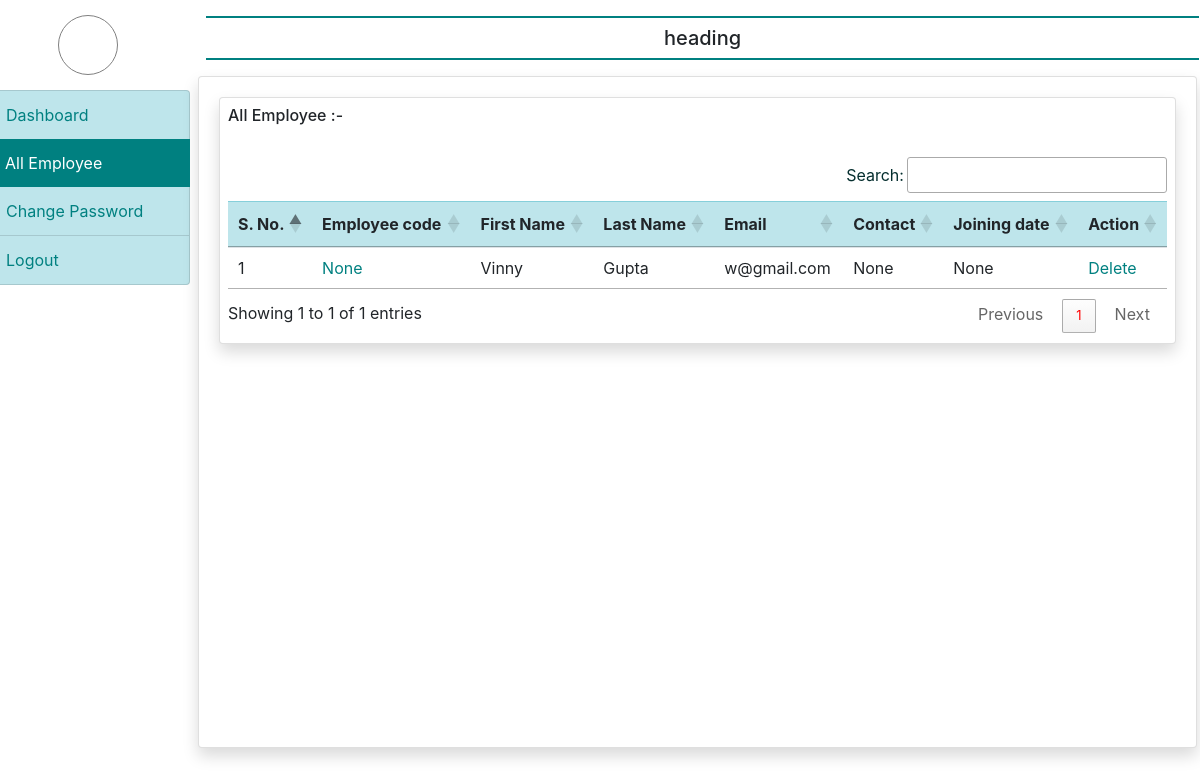
Page /all_employee/ (signed in) on the earlier database version.
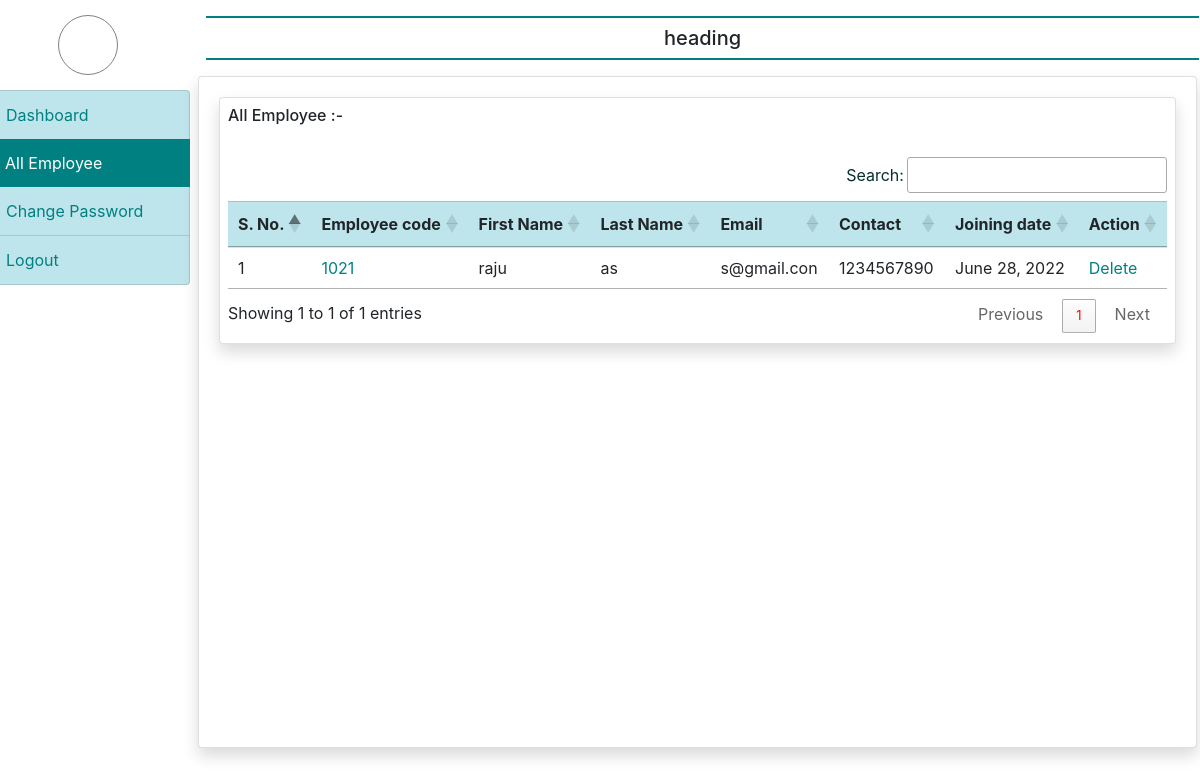
Same page on the later database version.
### account/models.py (models this page shows)
class EmployeeDetails(models.Model):
    user= models.ForeignKey(User, on_delete=models.CASCADE)
    emp_code= models.CharField(max_length=60, null=True)
    emp_dept =models.CharField(max_length=60, null=True)
    emp_desg= models.CharField(max_length=60, null=True)
    emp_mobile= models.CharField(max_length=12, null=True)
    join_date= models.DateField(null=True)
    emp_gender= models.CharField(max_length=10, null=True)

### account/views.py (the view)
# urls.py: path('all_employee/', all_employee, name="all_employee"),
def all_employee(request):
    if not request.user.is_authenticated:
        return redirect('admin_login')
    all_emp= EmployeeDetails.objects.all()
    return render(request, 'all_employee.html', locals())

### account/templates/all_employee.html
{% extends 'admin_base.html' %}
{% block main %}
<div class="row">
    <div class="col-sm-12">
        <div class="card shadow">
            <div class="card-body p-2">
                <h6 >All Employee  :- </h6> <br>
                <table class="table" id="example">
                    <thead class="table-info">
                      <tr>
                        <th scope="col">S. No.</th>
                        <th scope="col">Employee code</th>
                        <th scope="col">First Name</th>
                        <th scope="col">Last Name</th>
                        <th scope="col">Email</th>
                        <th scope="col">Contact</th>
                        <th scope="col">Joining date</th>
                        <th scope="col">Action</th>
                      </tr>
                    </thead>
                    <tbody>
                        {% for emp in all_emp %}
                      <tr>
                        <td>{{ forloop.counter }}</td>
                        <td><a href="{% url 'emp_all_details' emp.id %} "> {{ emp.emp_code }}</a></td>
                        <td>{{ emp.user.first_name }}</td>
                        <td>{{ emp.user.last_name }}</td>
                        <td>{{ emp.user.email }}</td>
                        <td>{{ emp.emp_mobile }}</td>
                        <td>{{ emp.join_date }}</td>
                        <td><a href="{% url 'delete_emp' emp.user.id %}">Delete</a></td>
                      </tr>
                      {% endfor %}
                    </tbody>
                  </table>
            </div>
        </div>
    </div>
</div>
{% endblock %}

### account/templates/admin_base.html (shortened to what this page needs)
<!doctype html>
<html lang="en">
<head>
  <link rel="stylesheet" href="https://cdn.jsdelivr.net/npm/bootstrap@4.6.1/dist/css/bootstrap.min.css"
>
  <link rel="stylesheet" href="../static/css/emp_base.css">
  <link rel="stylesheet" href="../static/css/login.css">
  <link rel="stylesheet" href="https://cdn.datatables.net/1.12.1/css/jquery.dataTables.min.css">
  <link rel="stylesheet" href="https://cdn.datatables.net/buttons/2.2.3/css/buttons.dataTables.min.css">
</head>
<body>
  <div class="cintainer-fluide">
    <div class="row">
      <div class="col-md-2 p-0">
        <div class="userImg">
        </div>
        <div class="list-group">
          <a href="{% url 'admin_home_page' %}" class="list-group-item list-group-item-info {% if request.path == '/admin_home/' %} active {% endif %}">Dashboard</a>
          <a href="{% url 'all_employee' %}" class="list-group-item list-group-item-info {% if request.path == '/all_employee/' %} active {% endif %}">All Employee</a>
          <a href="{% url 'change_admin_pass' %}" class="list-group-item list-group-item-info {% if request.path == '/change_admin_password/' %} active {% endif %} ">Change Password</a>
          <a href="{% url 'admin_login' %}" class="list-group-item list-group-item-info {% if request.path == '/logout/' %} active {% endif %}">Logout</a>
        </div>
      </div>
      <div class="col-sm-10 p-2">
        <div class="container-fluide p-2">
          <h5 class="emp_heading">heading</h5>
        </div>
        <div class="card shadow" style="width: 99%; height: 84vh; overflow: scroll; ">
          <div class="card-body">
            {% block main %}
            {% endblock %}
          </div>
        </div>
      </div>
    </div>
  </div>
</body>
</html>

### account/static/css/emp_base.css (style rules this page uses)
.userImg { width: 60px; height: 60px; border: 1px solid gray; border-radius: 50%; margin: 0 auto; margin-top: 15px; margin-bottom: 15px; }
.list-group { padding: 0px; }
a { text-decoration: none; color: teal !important; }
.emp_heading { text-align: center; border-top: 2px solid teal; border-bottom: 2px solid teal; padding: 8px 0px; }
.active { background-color: teal !important; color: white !important; border: none; }

Differences in the rows shown:
removed EmployeeDetails: emp_code "None", user.first_name "Vinny", user.last_name "Gupta", user.email "w@gmail.com", emp_mobile "None", join_date "None"
added EmployeeDetails: emp_code "1021", user.first_name "raju", user.last_name "as", user.email "s@gmail.con", emp_mobile "1234567890", join_date "June 28, 2022"
